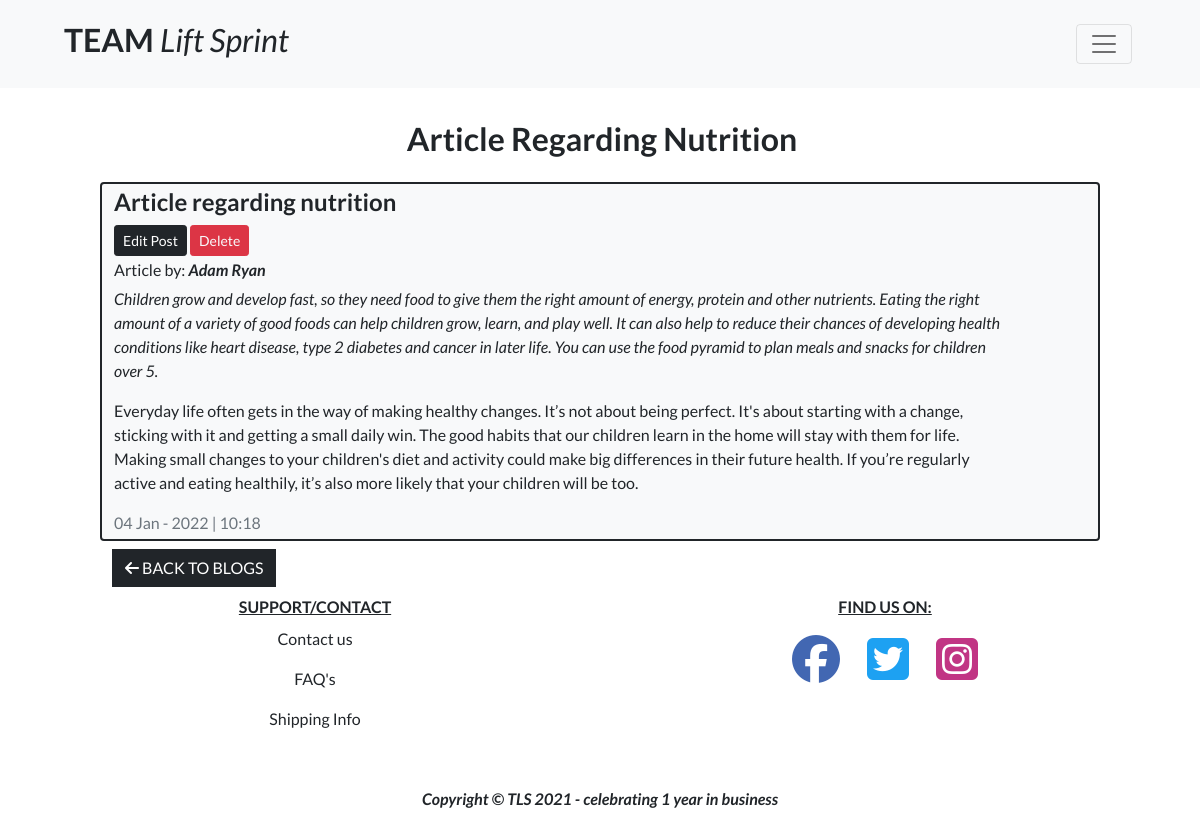
The app's page /blog/nutrition11/ with its own data.
### blog/models.py (models this page shows, shortened)
class Post(models.Model):
    blog = models.ForeignKey(
        Blog, related_name="posts", on_delete=models.CASCADE)
    title = models.CharField(max_length=100)
    slug = models.SlugField()
    author = models.CharField(max_length=255)
    intro = models.TextField()
    article = models.TextField()
    date_added = models.DateTimeField(auto_now_add=True)

### blog/views.py (the view)
# urls.py: path('<slug:slug>/', views.post_detail, name='post_detail'),
def post_detail(request, slug):
    post = Post.objects.get(slug=slug)
    template = 'blog/post_detail.html'
    context = {
        'post': post,
    }
    return render(request, template, context)

### bag/contexts.py (called while the page is built, shortened)
def bag_contents(request):
    bag_items = []
    total = 0
    product_count = 0
    bag = request.session.get('bag', {})
    if total < settings.FREE_DELIVERY_THRESHOLD:
        delivery = total * Decimal(settings.STANDARD_DELIVERY_PERCENTAGE / 100)
        free_delivery_delta = settings.FREE_DELIVERY_THRESHOLD - total
    else:
        delivery = 0
        free_delivery_delta = 0
    grand_total = delivery + total
    context = {
        'bag_items': bag_items,
        'total': total,
        'product_count': product_count,
        'delivery': delivery,
        'free_delivery_delta': free_delivery_delta,
        'free_delivery_threshold': settings.FREE_DELIVERY_THRESHOLD,
        'grand_total': grand_total,
    }
    return context

### blog/templates/blog/post_detail.html (shortened to what this page needs)
{% extends "base.html" %}
{% load static %}
{% block page_header %}
    <div class="container position-relative pt-5 p-2 g-0">
    </div>
{% endblock %}
{% block content %}
    <div class="container position-relative pt-5 g-0">
        <div class="row">
            <div class="col">
                <h2 class="fw-bold text-center text-capitalize mb-4 mt-3 ms-1">{{ post.title}}</h2>
            </div>
        </div>
    </div>
    <div class="container col-10">
        <div class="row bg-light text-dark border border-dark rounded-2 border-2">
            <div class="col-8 mt-1">
                <h4 class = "fw-bold">{{ post.title }}</h4>
                <a href="{% url 'edit_post' post.slug %}" class="btn btn-dark btn-sm">Edit Post</a>
                <a class="text-light btn btn-danger btn-sm" href="{% url 'delete_post' post.slug %}">Delete</a></small>
            </div>
            <div class="col-8 mt-1">
                <h6>Article by: <i><strong>{{ post.author }}</strong></i></h6>
            </div>
            <div class="col-11">
                <p><i>{{ post.intro }}</i></p>
            </div>
            <div class="col-11">
                <p>{{ post.article }}</p>
            </div>
            <div class="col-8 mb-1">
                <div class="text-muted">{{ post.date_added | date:"d M - Y | h:i"}}</div>
            </div>
        </div>
        <a class="btn btn-dark rounded-0 mt-2 text-uppercase" href="{% url 'blog' %}"><i class="fas fa-arrow-left"></i> Back to Blogs</a>
    </div>
{% endblock %}

### static/css/base.css (style rules this page uses)
html { height: 100%; }
body { font-family: 'Lato'; }

### records on screen
Post: title "Article Regarding Nutrition", title "Article regarding nutrition", author "Adam Ryan", intro "Children grow and develop fast, so they need food to give them the right amount of energy, protein and other nutrients. Eating the right amount of a variety of good foods can help children grow, learn, and play well. It can also help to reduce their chances of developing health conditions like heart disease, type 2 diabetes and cancer in later life. You can use the food pyramid to plan meals and snacks for children over 5.", article "Everyday life often gets in the way of making healthy changes. It’s not about being perfect. It's about starting with a change, sticking with it and getting a small daily win. The good habits that our children learn in the home will stay with them for life. Making small changes to your children's diet and activity could make big differences in their future health. If you’re regularly active and eating healthily, it’s also more likely that your children will be too.", post.date_added|date:'dM-Y|h:i' "04 Jan - 2022 | 10:18"
